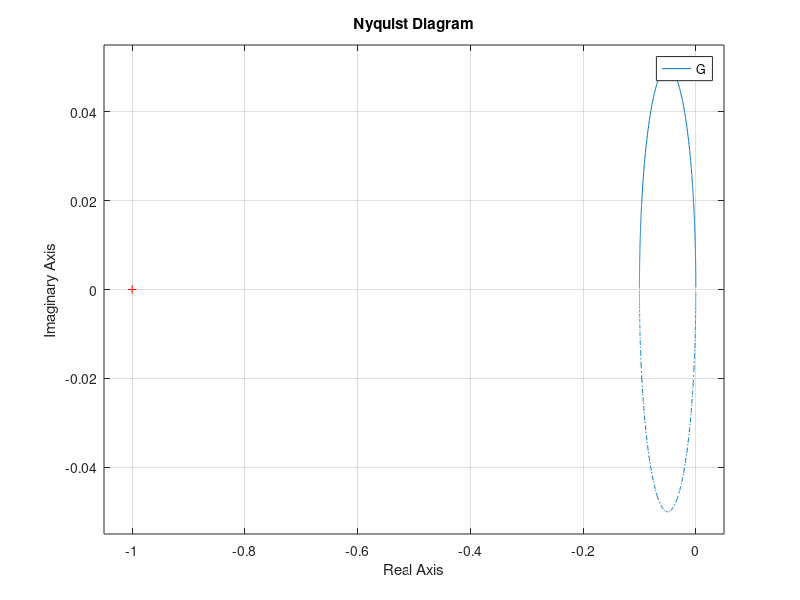

Write the MATLAB code that produced this figure. (Note: this script raises an error after producing the figure.)
% SRG plotting functions

s = tf('s');
G = -0.1 * 1/(1+2*s);
nyquist(G)
SRG_LTI(G)


% Plots the SRG of an LTI transfer function by computing the convex hull in hyperbolic space, then transforming back.
% The SRG is the blue line, the Nyquist diagram is the red dots.
function p = SRG_LTI(G)
    [r, i] = nyquist(G);
    nyq = squeeze(r) + 1i * abs(squeeze(i));
    nyq_p = BeltramiKlein(nyq);
    srg_p = nyq_p(convhull(real(nyq_p), imag(nyq_p)));
    srg_p = [srg_p; srg_p(end)]; % Append the last point to close the loop
    srg = BeltramiKleinInverse(srg_p);
    plot(real(nyq), imag(nyq), 'r.');
    hold on;
    for i = 1:length(srg) - 1
        am = arc_min(srg(i), srg(i+1));
        plot(real(am), imag(am), 'b-');
    end
    hold off; axis equal;
end

% Plots the SRG of an LTI transfer function in the Poincare plane.  The
% unit circle is in black, the boundary of the SRG in blue and the Nyquist
% diagram in red points.
function p = SRG_LTI_Poincare(G)
    [r, i] = nyquist(G);
    nyq = squeeze(r) + 1i * abs(squeeze(i));
    nyq_p = BeltramiKlein(nyq);
    p = scatter(real(nyq_p), imag(nyq_p), 'r.');
    hold on;
    srg_p = nyq_p(convhull(real(nyq_p), imag(nyq_p)));
    srg_p = [srg_p; srg_p(end)]; % Append the last point to close the loop
    plot(real(srg_p), imag(srg_p), 'b-');
    plot_circle();
    hold off; axis equal;
end

% Utility functions

% Plot unit circle
function plot_circle()
    t = linspace(0, 2*pi, 100);
    x = cos(t);
    y = sin(t);
    plot(x, y, 'black-');
end

% Plot arc_min between two complex numbers
function am = arc_min(z1, z2)
    if z1 == z2
        am = z1; % arcmin is single point
    elseif real(z1) == real(z2)
        am = z1 + 1i * linspace(imag(z1), imag(z2), 5); % arcmin is line
    else
        xc = (imag(z1) - imag(z2)) * (imag(z1) + imag(z2)) / (2 * (real(z1) - real(z2))) + (real(z1) + real(z2)) / 2;
        r = sqrt((real(z1) - xc)^2 + imag(z1)^2);
        theta1 = angle(z1 - xc + 1i*0);
        theta2 = angle(z2 - xc + 1i*0);
        theta = linspace(theta1, theta2, 50);
        am = xc + r * exp(1i * theta);
    end
end
 

function f = BeltramiKlein(z)
    g = (z - 1i)./(z + 1i);
    f = 2*g./(1 + abs(g).^2);
end

function z = BeltramiKleinInverse(w)
    z = (imag(w) - 1i .* sqrt(1 - w .* conj(w))) ./ (real(w) - 1);
end